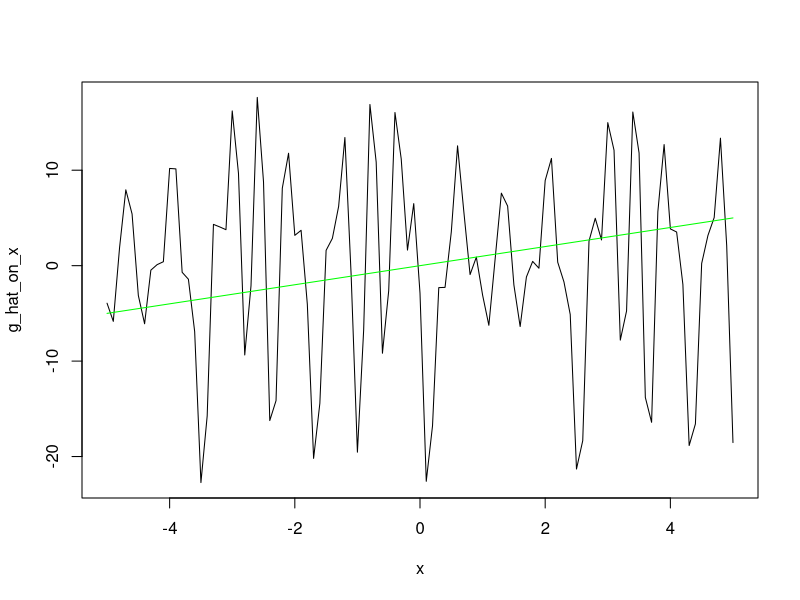
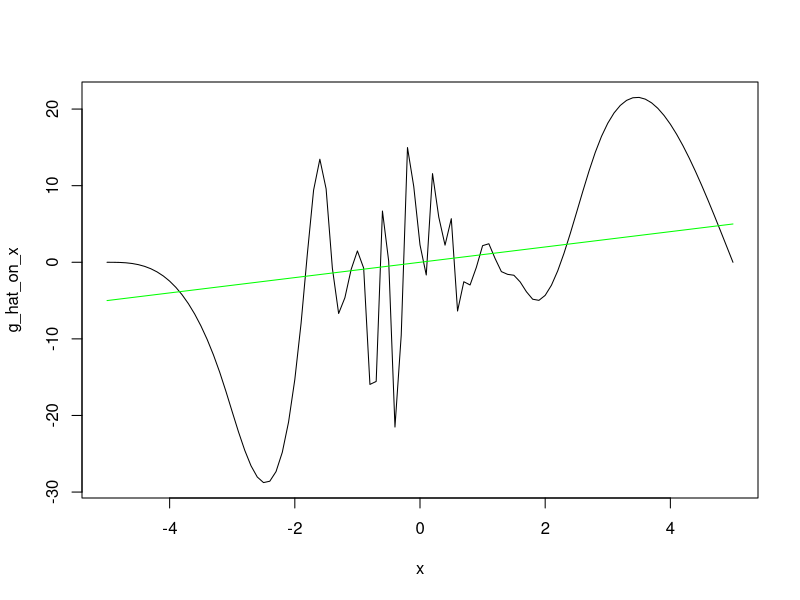
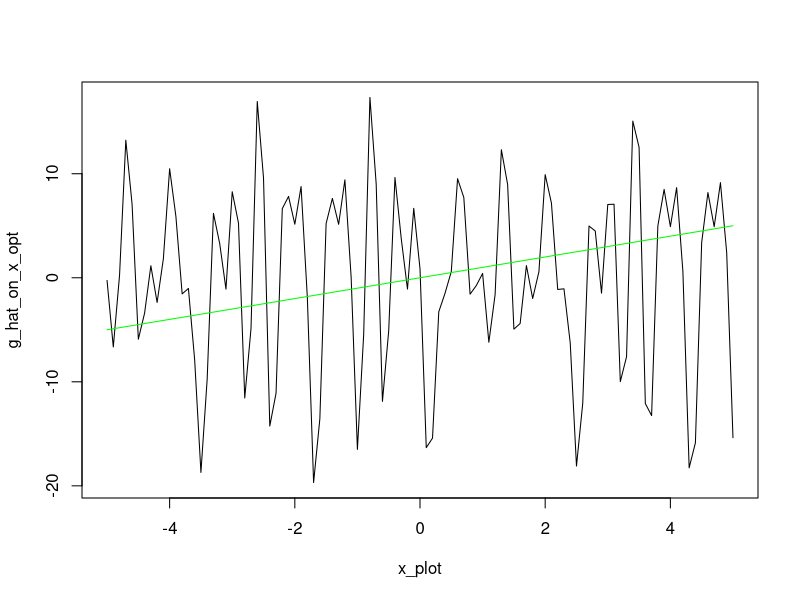

Recreate these plots in R, in order.
#### Kernel matrix ####
#kernel evaluation
kernel_functions <- function(x,ker='normal',knorm="sq")
{
  # Densities such as the integral of the square of the density is one if knorm is sq 
  # or such that the sd is one if knorm is sd.
  if (ker=='normal') 
  { 
    s <- switch(knorm,
                sd = 1,
                sq = 1/(2*sqrt(pi)))
    aux <- exp(- x^2 /(2*s^2)) / (sqrt(2*pi)*s)
  }
  if (ker=='triangle')
  {
    s <- switch(knorm,
                sd = sqrt(6),
                sq = (2/3))
    aux <- (s-abs(x))
    aux <- aux * (aux >0)/s^2
  }
  if (ker=='laplace')
  {
    s <- switch(knorm,
                sd = 1/sqrt(2),
                sq = 1/4)
    aux <- exp(-abs(x)/s)/(2*s)
  }
  return(aux)
}

create_W <- function(W, h=1 ,ker='normal',knorm="sq",remove=FALSE)
{
  #   ICM and smoothing matrix 
  #   If no bandwidth is provided for the function, h=1 is used  (no smoothing)
  #   The principle diagonal is replaced with zeros if remove = TRUE.
  n_w <- length(W)
  mat <- sapply(W,function(e) W - e*pracma::ones(n_w,1))
  wmat <-  kernel_functions(mat / h,ker=ker,knorm=knorm)/h; # kernel smoothing 
  # principle diagonal of the matrix replaced with zeros
  if (remove==TRUE) wmat <-  wmat - diag(diag(wmat))
  return(wmat/(n**2))
}

#### Basis ####
# splines
create_P_splines <- function(x, Z, J, degree){
  knots = quantile(Z, probs = seq(0, 1, length.out = J))
  return(bs(x, knots = knots, degree = degree, intercept = FALSE)[,1:length(knots)+degree-1])}

#trigo
p_j_trigo_0_1 <-function(j, J, z){
  a = 2*pi*j*z
  #print(a)
  if (j==1){
    return(1)
  }
  if (j%%2 == 0){
    cos_val = cos(a)
    return(sqrt(2)*cos_val)
  }
  else{
    sin_val = sin(a)
    return(sqrt(2)*sin_val)
  }
}

#hist
p_j_hist_0_1 <-function(j, J, z){
  l = length(z)
  if (l>1){
    res = rep(0, l)
    for (i in 1:l){
      if (z[i] >= (j - 1) / J && z[i] < j / J) {
        res[i] = sqrt(J)
      } else {
        res[i] = 0
      }
    }
    return(res)}
  else{
    if (z >= (j - 1) / J && z < j / J) {
      return(sqrt(J))
    } else{
      return(0)
    }
  }
}

# generalize for interval [a,b]
basis_a_b <-function(j, J, z, a, b, p_j_0_1){
  return(p_j_0_1(j,J,((z-a)/(b-a)))/sqrt(b-a))
}

# create P
create_P <- function(z_eval, J, Z, p_j, degree, spline_bool){
  n = length(Z)
  a = min(Z)
  b = max(Z)
  P = matrix(0, n, J)
  if (spline_bool == 0){
    for (j in 1:J){
      for (i in 1:n){
        P[i,j] = basis_a_b(j, J, Z[i], a, b, p_j)
      }
    }
  }
  else{
    P <- create_P_splines(z_eval, Z, J, degree)
  }
  return(P)
}

#### Estimation ####
# compute gamma_hat
estimation_gamma <- function(J, W, Z, Y, p_j, bool_splines, degree){
  n = length(Z)
  a = min(Z)
  b = max(Z)
  #compute Omega
  Omega <- create_W(W)
  
  #compute P
  P <- create_P(Z, J, Z, p_j, degree, bool_splines)
  
  #compute gamma
  gamma_step = t(P)%*%Omega%*%Y
  gamma_step_invert = solve(t(P)%*%Omega%*%P)
  gamma_hat = gamma_step_invert%*%gamma_step
  
  return(gamma_hat)
}

# Compute g_hat
g_hat <- function(z, J, p_j, gamma_hat, a, b){
  p_j_vector = rep(0, J)
  for (j in 1:J){
    p_j_vector[j] = basis_a_b(j, J, z, a, b, p_j)
  }
  return(sum(gamma_hat*p_j_vector))
}

#### Plot ####

# plot the function
plot_function_true_est <- function(x, gamma_hat, p_j_hat, Z, bool_splines, degree, case){
  a = min(Z)
  b = max(Z)
  g_hat_on_x = rep(0, length(x))
  if (bool_splines == 0){ 
    for (i in 1:length(x)){
      g_hat_on_x[i] <- g_hat(x[i], J, p_j_hat, gamma_hat, a, b)
    }}
  else{
    basis <- create_P_splines(x, Z, J, degree)
    g_hat_on_x <- basis%*%gamma_hat
  }
  g_on_x = g(x, case)
  plot(x, g_hat_on_x, type = 'l', col = 'black')
  lines(x, g_on_x, type = 'l', col = 'green')
}
  

#### Simulation ####
g <- function(x,case)  
{
  switch(case,  
         x,
         x^2/sqrt(2),
         sqrt(3*sqrt(3))*x*exp(-(x^2)/2),
         sqrt(3)*x*sin(pi*x/2),
         4*exp(-abs(x)) , 
         log(abs(x-1)+1)*ifelse(x>1,1,-1)*sqrt(10/3),
         sqrt(2)*x*cos(pi*x),
         (log(abs(x-1)+1)*ifelse(x>1,1,-1)*sqrt(10/3) - 0.6*x+ (x^3)*2)/8
  )
}

#### Generate data ####
n = 1000
W = rnorm(n, 0, 1)
V = rnorm(n, 0, 1)
rhoev = 0.5
rhowz = 0.9
beta = sqrt((rhoev**2)/(1 - rhoev**2))
Z = (beta*W + V)/sqrt(1+beta**2)

eta = rnorm(n, 0, 1)
a = sqrt((rhowz**2)/(1 - rhowz**2))
eps = (a*V + eta)/sqrt(1+beta**2)

Y = g(Z,1) + eps


#### Tests #### 
library(splines)
J = 20
gamma_hat <- estimation_gamma(J,W,Z,Y,p_j_trigo_0_1, 0, none)

x = seq(-5, 5, by = 0.1)
plot_function_true_est(x, gamma_hat, p_j_trigo_0_1, Z, 0, none,1)


J = 30
gamma_hat <- estimation_gamma(J,W,Z,Y,empty, 1, 3)

x = seq(-5, 5, by = 0.1)
plot_function_true_est(x, gamma_hat, empty, Z, 1, 3,1)


#### Choosing J ####
# 1 - based on cross validation on M 
calcul_M_g_hat <- function(gamma_hat, J, Z, Y, W, p_j_hat, bool_splines, degree){
  Omega <- create_W(W)
  M = 0 
  a = min(Z)
  b = max(Z)
  n = length(Z)
  g_hat_on_Z <- rep(0, n)
  if (bool_splines == 0){
    for (i in 1:n){
      g_hat_on_Z = g_hat(Z[i], J, p_j_hat, gamma_hat, a, b)
    }}
  else{
    basis <- create_P_splines(Z, Z, J, degree)
    g_hat_on_Z <- basis%*%gamma_hat
  }
  
  for (i in 1:n){
    for (j in 1:n){
      M = M + (Y[i] - g_hat_on_Z[i])*(Y[j] - g_hat_on_Z[j])*Omega[i,j]
    }
  return(M/(n**2))
  }}
  

calcul_M_true_g <- function(g, J, Z, Y, W){
  M = 0
  Omega <- create_W(W)
  for (i in 1:n){
    for (j in 1:n){
      M = M + (Y[i] - g(Z[i]))*(Y[j] - g(Z[j]))*Omega[i,j]
    }
    return(M/(n**2))
  }}

calcul_M_g_hat_test_sample <- function(g_hat_on_Z_test, Omega, n_test, Y_test){
  M = 0
  for (i in 1:n_test){
    for (j in 1:n_test){
      M = M + (Y_test[i] - g_hat_on_Z_test[i])*(Y_test[j] - g_hat_on_Z_test[j])*Omega[i,j]
    }
    return(M/(n_test**2))
  }}


#we want to minimize M so we choose J such that M is minimal
sample_train_test <- function(Z, Y, W, p_train){
  # Create a single data frame with all variables
  df <- data.frame(Z = Z, Y = Y, W = W)
  
  # Create bins based on the X variable (you can modify the binning logic if needed)
  bins <- cut(df$Z, breaks = 3, labels = FALSE)
  
  # Sample indices for the training set using bins for stratification
  index_train <- createDataPartition(bins, p = p_train, list = FALSE)
  
  # Indices for the validation set (complementary to train indices)
  index_val <- setdiff(seq_len(nrow(df)), index_train)
  
  # Create train and validation sets based on indices
  train_set <- df[index_train, ]
  val_set   <- df[index_val, ]
  
  # Return the training and validation sets
  return(list(
    Z_train = train_set$Z, Y_train = train_set$Y, W_train = train_set$W,
    Z_validation = val_set$Z, Y_validation = val_set$Y, W_validation = val_set$W
  ))
}


# to do 
optimization_CV <- function(Z, W, Y, vect_J_to_test, p_train, p_j, bool_splines, degree, x_plot, case){
  gamma_hat_list <- vector("list", length(vect_J_to_test))
  a = min(Z)
  b = max(Z)
  M_values <- numeric(length(vect_J_to_test))
  n = length(Z)
  
  # split the data in training and test set
  sampled_data <- sample_train_test(Z, Y, W, p_train)
  Z_train <- sampled_data$Z_train
  Y_train <- sampled_data$Y_train
  W_train <- sampled_data$W_train
  Z_validation <- sampled_data$Z_validation
  Y_validation <- sampled_data$Y_validation
  W_validation <- sampled_data$W_validation
  n_train <- length(Z_train)
  
  # compute gamma_hat_train and g_hat_train for the training set
  for (j in 1:length(vect_J_to_test)){
    #compute gamma_hat_train
    gamma_hat <- estimation_gamma(vect_J_to_test[j],W_train,Z_train,Y_train,p_j, bool_splines, degree)
    gamma_hat_list[[j]] <- gamma_hat
    
    # compute the prediction of g_hat_train on the test set 
    n_val <- length(Z_validation)
    if (bool_splines == 0){ 
      g_hat_on_Z_val = rep(0, n_val)
      for (i in 1:n_val){
        g_hat_on_Z_val[i] <- g_hat(Z_validation[i], vect_J_to_test[j], p_j, gamma_hat, a, b)
      }}
    else{
      basis <- create_P_splines(Z_validation, Z_train, vect_J_to_test[j], degree)
      g_hat_on_Z_val <-  basis%*%gamma_hat
    }
    
    # compute M and store it 
    Omega_val <- create_W(W_validation)
    M_values[j] <- calcul_M_g_hat_test_sample(g_hat_on_Z_val, Omega_val, n_val, Y_validation)
  }
  
  # return J corresponding to the smallest MSE
  J_opt = vect_J_to_test[which.min(M_values)]
  print(c(M_values, J_opt))
  gamma_hat <- estimation_gamma(J_opt,W,Z,Y,p_j, bool_splines, degree)
  
  g_hat_on_x_opt = rep(0, length(x_plot))
  if (bool_splines == 0){ 
    for (i in 1:length(x_plot)){
      g_hat_on_x_opt[i] <- g_hat(x_plot[i], J_opt, p_j, gamma_hat, a, b)
    }}
  else{
    basis <- create_P_splines(x_plot, Z, J_opt, degree)
    g_hat_on_x_opt <- basis%*%gamma_hat
  }
  
  g_on_x = g(x_plot, case)
  plot(x_plot, g_hat_on_x_opt, type = 'l', col = 'black')
  lines(x_plot, g_on_x, type = 'l', col = 'green')
  
  return(J_opt)

}


#test 
library(caret)
vect_J_to_test = seq(3, 20, by = 1)
x = seq(-5, 5, by = 0.1)
optimization_CV(Z, W, Y, vect_J_to_test, 0.6, p_j_trigo_0_1, 0, none, x, 1)


# 2 - based on Lepski
lepski <- function(J_max, W,Z,Y,p_j, bool_splines, degree){
  pen_j = 0
  Contrast_j = 0
  contrast_plus_pen <- rep(0, J_max)
  for (j in 1:J_max){
    pen_j = pen(j) #faire une fonction pénalité
    
    #estimation de la fonction en m 
    gamma_hat_j <- estimation_gamma(j,W,Z,Y,p_j, bool_splines, degree)
    
    dist_vect <- rep(0, (J_max-j+1)) #vecteur des distances calculées
    dist_minus_pen <- rep(0, (J_max-j+1)) #vecteur des distances - pen calculées
    
      
    for (j_prime in j:J_max){
      gamma_hat_j_prime <- estimation_gamma(j_prime,W,Z,Y,p_j, bool_splines, degree)
      dist_vect[j_prime-j+1] = distance_square(gamma_hat_j, gamma_hat_j_prime, W, Z, Y, p_j, bool_splines, degree,j, j_prime) #réfléchir comment on fait la distance
      dist_minus_pen[j_prime-j+1] = dist_vect[j_prime-j+1] - pen(j_prime)}

    Contrast_j = max(dist_minus_pen)
    
    contrast_plus_pen[j] = Contrast_j + pen_j

  
    }
  J_opt = which.min(contrast_plus_pen)
  return(J_opt)
}


pen <- function(j){
  #à modifier
  return(0.005*j)
}

distance_square <- function(gamma_hat_j, gamma_hat_j_prime, W, Z, Y, p_j, bool_splines, degree,j, j_prime){
  a = min(Z)
  b = max(Z)
  g_hat_j = rep(0, length(Z))
  g_hat_jprime = rep(0, length(Z))
  if (bool_splines == 0){ 
    for (i in 1:length(Z)){
      g_hat_j[i] <- g_hat(Z[i], j, p_j, gamma_hat_j, a, b)
    }}
  else{
    basis <- create_P_splines(Z, Z, j, degree)
    g_hat_j <- basis%*%gamma_hat_j
  }
  
  if (bool_splines == 0){ 
    for (i in 1:length(Z)){
      g_hat_jprime[i] <- g_hat(Z[i], j_prime, p_j, gamma_hat_j_prime, a, b)
    }}
  else{
    basis <- create_P_splines(Z, Z, j_prime, degree)
    g_hat_jprime <- basis%*%gamma_hat_j_prime
  }
    
  # à voir comment on le définit
  return(sum((g_hat_j - g_hat_jprime)**2)/(n**2))
}

# tests 
lepski(10,W,Z,Y,p_j_trigo_0_1, 0, none)
  